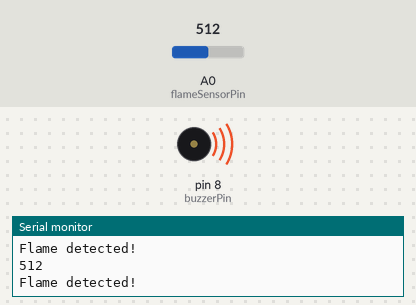
Recording of a sketch running on a simulated Arduino Uno, built with avr-gcc and run on an emulated ATmega328P. On the bench: buzzer (waves = sounding, pin HIGH), the last lines printed to the serial monitor. The inputs (shaded band) are chosen by the test bench; at power-on: A0 (flameSensorPin) = 512.

Above: at 1.8 s.
1.9 s: A0 (flameSensorPin) set to 107
3.4 s: A0 (flameSensorPin) set to 90
At 5.2 s:
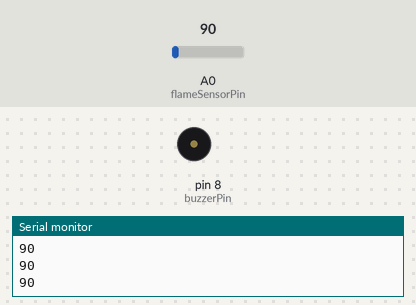
5.5 s: A0 (flameSensorPin) set to 110
At 6.2 s:
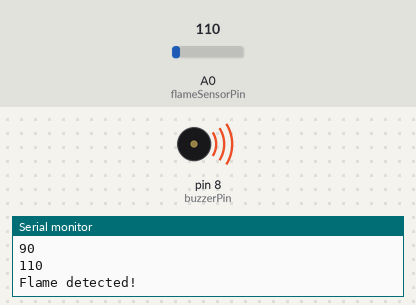
7.0 s: A0 (flameSensorPin) set to 0
At 7.8 s:
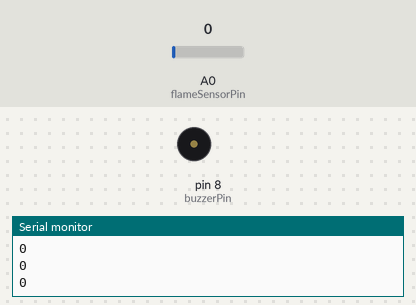
Timing chart, 0 to 10.0 s (numbered marks = the images above; inputs shaded):
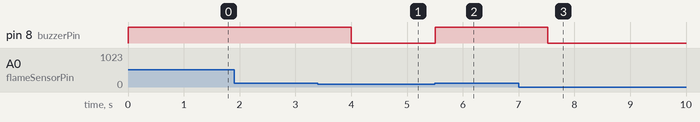

The sketch:

Arduino_Flame_Detection_System_with_Buzzer_Alarm.ino
```cpp
// Define the pin connections
const int flameSensorPin = A0; // Connect the flame sensor to analog pin A0
const int buzzerPin = 8; // Connect the buzzer to digital pin 8

void setup() {
  // Initialize serial communication
  Serial.begin(9600);

  // Set the buzzer pin as an output
  pinMode(buzzerPin, OUTPUT);
}

void loop() {
  // Read the analog value from the flame sensor
  int sensorValue = analogRead(flameSensorPin);

  // Print the sensor value (for debugging)
  Serial.println(sensorValue);

  // If flame is detected (adjust threshold value as needed)
  if (sensorValue > 100) {
    // Activate the buzzer
    digitalWrite(buzzerPin, HIGH);
    // Print a message indicating flame detection
    Serial.println("Flame detected!");
    // Add a delay to avoid rapid alarm triggering
    delay(1000);
  } else {
    // Turn off the buzzer if no flame is detected
    digitalWrite(buzzerPin, LOW);
  }
}
```

Measured:
- the behaviour switches between 101 and 100 on A0 (flameSensorPin) (found by bisection; images 0 and 1)
- after the input at 3.4 s, pin 8 (buzzerPin): HIGH → LOW after 0.60 s
- after the input at 5.5 s, pin 8 (buzzerPin): LOW → HIGH at once
- after the input at 7.0 s, pin 8 (buzzerPin): HIGH → LOW after 0.53 s
